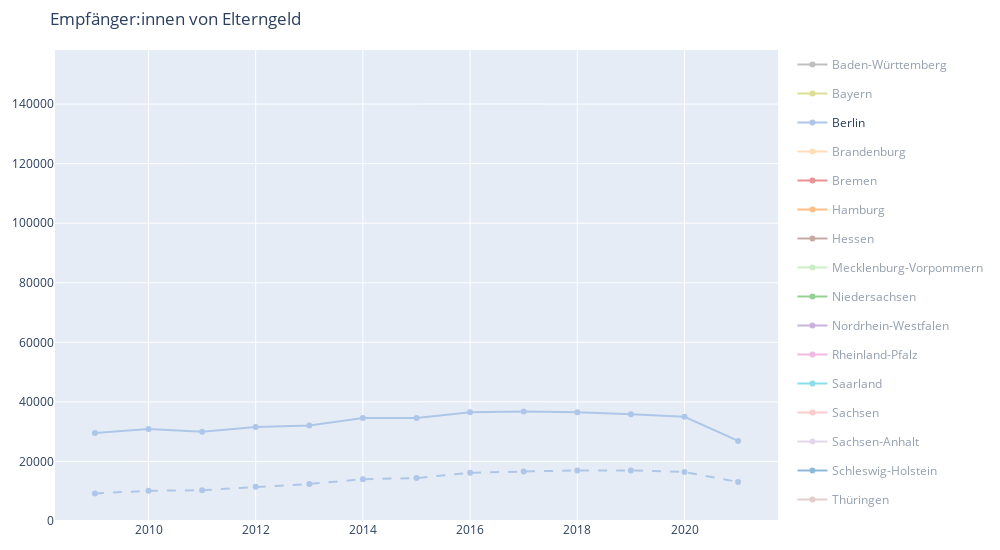

The code cell stored with this chart in its notebook:
### Markdown cell above
## Empfangende von Elterngeld

### Code cell
eg = pd.read_parquet(destatis_sources["eg_empf"]["processed_file"])

eg = eg.loc[eg.art.eq("Insgesamt")]
eg = eg.loc[eg.fm.ne("Insgesamt")]

eg = eg.groupby(["jahr", "land", "fm", "art"]).sum().drop("quartal", axis=1).reset_index()

eg["grp_display"] = eg.apply(
    lambda row: f"{'Mütter' if row.fm=='weiblich' else 'Väter'} in {row.land}",
    axis=1
)

eg = eg.sort_values(by=["jahr", "land", "fm"], ascending=[True, True, False]).reset_index(drop=True)
land_clr = {
    'Schleswig-Holstein': '#1f77b4',
    'Hamburg': '#ff7f0e',
    'Niedersachsen': '#2ca02c',
    'Bremen': '#d62728',
    'Nordrhein-Westfalen': '#9467bd',
    'Hessen': '#8c564b',
    'Rheinland-Pfalz': '#e377c2',
    'Baden-Württemberg': '#7f7f7f',
    'Bayern': '#bcbd22',
    'Saarland': '#17becf',
    'Berlin': '#aec7e8',
    'Brandenburg': '#ffbb78',
    'Mecklenburg-Vorpommern': '#98df8a',
    'Sachsen': '#ff9896',
    'Sachsen-Anhalt': '#c5b0d5',
    'Thüringen': '#c49c94',
}

fm_line = {
    "weiblich": "solid",
    "männlich": "dash",
}

fig = go.Figure()

for var, grp in eg.groupby(["land", "fm"]):
    fig.add_trace(
        go.Scatter(
            x=grp.jahr,
            y=grp.pers,
            mode="markers+lines",
            line=dict(
                dash=fm_line[var[1]],
                color=land_clr[var[0]]
            ),
            name=var[0],
            showlegend=var[1]=="weiblich",
            legendgroup=var[0],
            visible=True if var[0] == "Berlin" else "legendonly",
            customdata=grp.grp_display.values,
            hovertemplate="%{customdata}: %{y:f}<extra></extra>"
        )
    )

fig.update_layout(
    hovermode="x unified",
    width=1000,
    height=550,
    margin=dict(t=50, r=20, b=20, l=20),
    yaxis=dict(
        range=[0, eg.pers.max()],
        tickformat=".0f"
    ),
    title="Empfänger:innen von Elterngeld"
)

fig.show()

### Figure 1 — Plotly figure (JSON) as saved in the notebook; plotly's stock layout.template omitted (floating-point values rounded to 4 significant figures)
{"data": [{"customdata": ["Väter in Baden-Württemberg", "Väter in Baden-Württemberg", "Väter in Baden-Württemberg", "Väter in Baden-Württemberg", "Väter in Baden-Württemberg", "Väter in Baden-Württemberg", "Väter in Baden-Württemberg", "Väter in Baden-Württemberg", "Väter in Baden-Württemberg", "Väter in Baden-Württemberg", "Väter in Baden-Württemberg", "Väter in Baden-Württemberg", "Väter in Baden-Württemberg"], "hovertemplate": "%{customdata}: %{y:f}<extra></extra>", "legendgroup": "Baden-Württemberg", "line": {"color": "#7f7f7f", "dash": "dash"}, "mode": "markers+lines", "name": "Baden-Württemberg", "showlegend": false, "type": "scatter", "visible": "legendonly", "x": [2009, 2010, 2011, 2012, 2013, 2014, 2015, 2016, 2017, 2018, 2019, 2020, 2021], "y": [21064, 23716, 25872, 28861, 33269, 37034, 39061, 42398, 44699, 46890, 48199, 49058, 41281]}, {"customdata": ["Mütter in Baden-Württemberg", "Mütter in Baden-Württemberg", "Mütter in Baden-Württemberg", "Mütter in Baden-Württemberg", "Mütter in Baden-Württemberg", "Mütter in Baden-Württemberg", "Mütter in Baden-Württemberg", "Mütter in Baden-Württemberg", "Mütter in Baden-Württemberg", "Mütter in Baden-Württemberg", "Mütter in Baden-Württemberg", "Mütter in Baden-Württemberg", "Mütter in Baden-Württemberg"], "hovertemplate": "%{customdata}: %{y:f}<extra></extra>", "legendgroup": "Baden-Württemberg", "line": {"color": "#7f7f7f", "dash": "solid"}, "mode": "markers+lines", "name": "Baden-Württemberg", "showlegend": true, "type": "scatter", "visible": "legendonly", "x": [2009, 2010, 2011, 2012, 2013, 2014, 2015, 2016, 2017, 2018, 2019, 2020, 2021], "y": [85681, 86849, 84848, 86356, 90071, 94097, 95487, 100284, 102025, 103211, 103164, 103521, 82266]}, {"customdata": ["Väter in Bayern", "Väter in Bayern", "Väter in Bayern", "Väter in Bayern", "Väter in Bayern", "Väter in Bayern", "Väter in Bayern", "Väter in Bayern", "Väter in Bayern", "Väter in Bayern", "Väter in Bayern", "Väter in Bayern", "Väter in Bayern"], "hovertemplate": "%{customdata}: %{y:f}<extra></extra>", "legendgroup": "Bayern", "line": {"color": "#bcbd22", "dash": "dash"}, "mode": "markers+lines", "name": "Bayern", "showlegend": false, "type": "scatter", "visible": "legendonly", "x": [2009, 2010, 2011, 2012, 2013, 2014, 2015, 2016, 2017, 2018, 2019, 2020, 2021], "y": [30640, 33750, 36206, 39814, 43649, 47567, 50282, 54694, 56962, 59385, 61573, 62597, 52001]}, {"customdata": ["Mütter in Bayern", "Mütter in Bayern", "Mütter in Bayern", "Mütter in Bayern", "Mütter in Bayern", "Mütter in Bayern", "Mütter in Bayern", "Mütter in Bayern", "Mütter in Bayern", "Mütter in Bayern", "Mütter in Bayern", "Mütter in Bayern", "Mütter in Bayern"], "hovertemplate": "%{customdata}: %{y:f}<extra></extra>", "legendgroup": "Bayern", "line": {"color": "#bcbd22", "dash": "solid"}, "mode": "markers+lines", "name": "Bayern", "showlegend": true, "type": "scatter", "visible": "legendonly", "x": [2009, 2010, 2011, 2012, 2013, 2014, 2015, 2016, 2017, 2018, 2019, 2020, 2021], "y": [99090, 100798, 99176, 103188, 107152, 111045, 112184, 117617, 119356, 120357, 121403, 122668, 96752]}, {"customdata": ["Väter in Berlin", "Väter in Berlin", "Väter in Berlin", "Väter in Berlin", "Väter in Berlin", "Väter in Berlin", "Väter in Berlin", "Väter in Berlin", "Väter in Berlin", "Väter in Berlin", "Väter in Berlin", "Väter in Berlin", "Väter in Berlin"], "hovertemplate": "%{customdata}: %{y:f}<extra></extra>", "legendgroup": "Berlin", "line": {"color": "#aec7e8", "dash": "dash"}, "mode": "markers+lines", "name": "Berlin", "showlegend": false, "type": "scatter", "visible": true, "x": [2009, 2010, 2011, 2012, 2013, 2014, 2015, 2016, 2017, 2018, 2019, 2020, 2021], "y": [9257, 10147, 10343, 11478, 12427, 14041, 14412, 16210, 16657, 16990, 16968, 16451, 13115]}, {"customdata": ["Mütter in Berlin", "Mütter in Berlin", "Mütter in Berlin", "Mütter in Berlin", "Mütter in Berlin", "Mütter in Berlin", "Mütter in Berlin", "Mütter in Berlin", "Mütter in Berlin", "Mütter in Berlin", "Mütter in Berlin", "Mütter in Berlin", "Mütter in Berlin"], "hovertemplate": "%{customdata}: %{y:f}<extra></extra>", "legendgroup": "Berlin", "line": {"color": "#aec7e8", "dash": "solid"}, "mode": "markers+lines", "name": "Berlin", "showlegend": true, "type": "scatter", "visible": true, "x": [2009, 2010, 2011, 2012, 2013, 2014, 2015, 2016, 2017, 2018, 2019, 2020, 2021], "y": [29542, 30860, 29996, 31603, 32065, 34593, 34581, 36531, 36759, 36491, 35844, 34979, 26895]}, {"customdata": ["Väter in Brandenburg", "Väter in Brandenburg", "Väter in Brandenburg", "Väter in Brandenburg", "Väter in Brandenburg", "Väter in Brandenburg", "Väter in Brandenburg", "Väter in Brandenburg", "Väter in Brandenburg", "Väter in Brandenburg", "Väter in Brandenburg", "Väter in Brandenburg", "Väter in Brandenburg"], "hovertemplate": "%{customdata}: %{y:f}<extra></extra>", "legendgroup": "Brandenburg", "line": {"color": "#ffbb78", "dash": "dash"}, "mode": "markers+lines", "name": "Brandenburg", "showlegend": false, "type": "scatter", "visible": "legendonly", "x": [2009, 2010, 2011, 2012, 2013, 2014, 2015, 2016, 2017, 2018, 2019, 2020, 2021], "y": [4840, 5127, 5284, 5751, 6298, 6940, 7317, 8330, 8693, 8959, 8908, 8695, 6922]}, {"customdata": ["Mütter in Brandenburg", "Mütter in Brandenburg", "Mütter in Brandenburg", "Mütter in Brandenburg", "Mütter in Brandenburg", "Mütter in Brandenburg", "Mütter in Brandenburg", "Mütter in Brandenburg", "Mütter in Brandenburg", "Mütter in Brandenburg", "Mütter in Brandenburg", "Mütter in Brandenburg", "Mütter in Brandenburg"], "hovertemplate": "%{customdata}: %{y:f}<extra></extra>", "legendgroup": "Brandenburg", "line": {"color": "#ffbb78", "dash": "solid"}, "mode": "markers+lines", "name": "Brandenburg", "showlegend": true, "type": "scatter", "visible": "legendonly", "x": [2009, 2010, 2011, 2012, 2013, 2014, 2015, 2016, 2017, 2018, 2019, 2020, 2021], "y": [17643, 18057, 17350, 17571, 17821, 18509, 18211, 19549, 19299, 19451, 18415, 18094, 13794]}, {"customdata": ["Väter in Bremen", "Väter in Bremen", "Väter in Bremen", "Väter in Bremen", "Väter in Bremen", "Väter in Bremen", "Väter in Bremen", "Väter in Bremen", "Väter in Bremen", "Väter in Bremen", "Väter in Bremen", "Väter in Bremen", "Väter in Bremen"], "hovertemplate": "%{customdata}: %{y:f}<extra></extra>", "legendgroup": "Bremen", "line": {"color": "#d62728", "dash": "dash"}, "mode": "markers+lines", "name": "Bremen", "showlegend": false, "type": "scatter", "visible": "legendonly", "x": [2009, 2010, 2011, 2012, 2013, 2014, 2015, 2016, 2017, 2018, 2019, 2020, 2021], "y": [976, 1020, 1102, 1218, 1415, 1619, 1760, 2005, 2197, 2343, 2436, 2193, 1865]}, {"customdata": ["Mütter in Bremen", "Mütter in Bremen", "Mütter in Bremen", "Mütter in Bremen", "Mütter in Bremen", "Mütter in Bremen", "Mütter in Bremen", "Mütter in Bremen", "Mütter in Bremen", "Mütter in Bremen", "Mütter in Bremen", "Mütter in Bremen", "Mütter in Bremen"], "hovertemplate": "%{customdata}: %{y:f}<extra></extra>", "legendgroup": "Bremen", "line": {"color": "#d62728", "dash": "solid"}, "mode": "markers+lines", "name": "Bremen", "showlegend": true, "type": "scatter", "visible": "legendonly", "x": [2009, 2010, 2011, 2012, 2013, 2014, 2015, 2016, 2017, 2018, 2019, 2020, 2021], "y": [5076, 5079, 4892, 5154, 5317, 5777, 6090, 6212, 6356, 6488, 6463, 6264, 4838]}, {"customdata": ["Väter in Hamburg", "Väter in Hamburg", "Väter in Hamburg", "Väter in Hamburg", "Väter in Hamburg", "Väter in Hamburg", "Väter in Hamburg", "Väter in Hamburg", "Väter in Hamburg", "Väter in Hamburg", "Väter in Hamburg", "Väter in Hamburg", "Väter in Hamburg"], "hovertemplate": "%{customdata}: %{y:f}<extra></extra>", "legendgroup": "Hamburg", "line": {"color": "#ff7f0e", "dash": "dash"}, "mode": "markers+lines", "name": "Hamburg", "showlegend": false, "type": "scatter", "visible": "legendonly", "x": [2009, 2010, 2011, 2012, 2013, 2014, 2015, 2016, 2017, 2018, 2019, 2020, 2021], "y": [4379, 4688, 4991, 5627, 6348, 7088, 7446, 8129, 8444, 8803, 8912, 8491, 7014]}, {"customdata": ["Mütter in Hamburg", "Mütter in Hamburg", "Mütter in Hamburg", "Mütter in Hamburg", "Mütter in Hamburg", "Mütter in Hamburg", "Mütter in Hamburg", "Mütter in Hamburg", "Mütter in Hamburg", "Mütter in Hamburg", "Mütter in Hamburg", "Mütter in Hamburg", "Mütter in Hamburg"], "hovertemplate": "%{customdata}: %{y:f}<extra></extra>", "legendgroup": "Hamburg", "line": {"color": "#ff7f0e", "dash": "solid"}, "mode": "markers+lines", "name": "Hamburg", "showlegend": true, "type": "scatter", "visible": "legendonly", "x": [2009, 2010, 2011, 2012, 2013, 2014, 2015, 2016, 2017, 2018, 2019, 2020, 2021], "y": [15768, 16222, 15838, 16386, 17142, 18124, 18174, 19528, 19530, 19358, 19156, 18615, 14720]}, {"customdata": ["Väter in Hessen", "Väter in Hessen", "Väter in Hessen", "Väter in Hessen", "Väter in Hessen", "Väter in Hessen", "Väter in Hessen", "Väter in Hessen", "Väter in Hessen", "Väter in Hessen", "Väter in Hessen", "Väter in Hessen", "Väter in Hessen"], "hovertemplate": "%{customdata}: %{y:f}<extra></extra>", "legendgroup": "Hessen", "line": {"color": "#8c564b", "dash": "dash"}, "mode": "markers+lines", "name": "Hessen", "showlegend": false, "type": "scatter", "visible": "legendonly", "x": [2009, 2010, 2011, 2012, 2013, 2014, 2015, 2016, 2017, 2018, 2019, 2020, 2021], "y": [11274, 12494, 13185, 14407, 15637, 17735, 18260, 20111, 21192, 21921, 21910, 21868, 18186]}, {"customdata": ["Mütter in Hessen", "Mütter in Hessen", "Mütter in Hessen", "Mütter in Hessen", "Mütter in Hessen", "Mütter in Hessen", "Mütter in Hessen", "Mütter in Hessen", "Mütter in Hessen", "Mütter in Hessen", "Mütter in Hessen", "Mütter in Hessen", "Mütter in Hessen"], "hovertemplate": "%{customdata}: %{y:f}<extra></extra>", "legendgroup": "Hessen", "line": {"color": "#8c564b", "dash": "solid"}, "mode": "markers+lines", "name": "Hessen", "showlegend": true, "type": "scatter", "visible": "legendonly", "x": [2009, 2010, 2011, 2012, 2013, 2014, 2015, 2016, 2017, 2018, 2019, 2020, 2021], "y": [48203, 49198, 48397, 48693, 50097, 52252, 52663, 55179, 55674, 56077, 55287, 54732, 43031]}, {"customdata": ["Väter in Mecklenburg-Vorpommern", "Väter in Mecklenburg-Vorpommern", "Väter in Mecklenburg-Vorpommern", "Väter in Mecklenburg-Vorpommern", "Väter in Mecklenburg-Vorpommern", "Väter in Mecklenburg-Vorpommern", "Väter in Mecklenburg-Vorpommern", "Väter in Mecklenburg-Vorpommern", "Väter in Mecklenburg-Vorpommern", "Väter in Mecklenburg-Vorpommern", "Väter in Mecklenburg-Vorpommern", "Väter in Mecklenburg-Vorpommern", "Väter in Mecklenburg-Vorpommern"], "hovertemplate": "%{customdata}: %{y:f}<extra></extra>", "legendgroup": "Mecklenburg-Vorpommern", "line": {"color": "#98df8a", "dash": "dash"}, "mode": "markers+lines", "name": "Mecklenburg-Vorpommern", "showlegend": false, "type": "scatter", "visible": "legendonly", "x": [2009, 2010, 2011, 2012, 2013, 2014, 2015, 2016, 2017, 2018, 2019, 2020, 2021], "y": [2913, 3049, 2734, 3091, 3258, 3532, 3920, 4453, 4540, 4747, 4770, 4699, 3770]}, {"customdata": ["Mütter in Mecklenburg-Vorpommern", "Mütter in Mecklenburg-Vorpommern", "Mütter in Mecklenburg-Vorpommern", "Mütter in Mecklenburg-Vorpommern", "Mütter in Mecklenburg-Vorpommern", "Mütter in Mecklenburg-Vorpommern", "Mütter in Mecklenburg-Vorpommern", "Mütter in Mecklenburg-Vorpommern", "Mütter in Mecklenburg-Vorpommern", "Mütter in Mecklenburg-Vorpommern", "Mütter in Mecklenburg-Vorpommern", "Mütter in Mecklenburg-Vorpommern", "Mütter in Mecklenburg-Vorpommern"], "hovertemplate": "%{customdata}: %{y:f}<extra></extra>", "legendgroup": "Mecklenburg-Vorpommern", "line": {"color": "#98df8a", "dash": "solid"}, "mode": "markers+lines", "name": "Mecklenburg-Vorpommern", "showlegend": true, "type": "scatter", "visible": "legendonly", "x": [2009, 2010, 2011, 2012, 2013, 2014, 2015, 2016, 2017, 2018, 2019, 2020, 2021], "y": [12409, 12682, 12007, 12128, 12182, 12357, 12418, 12490, 12341, 12302, 11991, 11374, 8539]}, {"customdata": ["Väter in Niedersachsen", "Väter in Niedersachsen", "Väter in Niedersachsen", "Väter in Niedersachsen", "Väter in Niedersachsen", "Väter in Niedersachsen", "Väter in Niedersachsen", "Väter in Niedersachsen", "Väter in Niedersachsen", "Väter in Niedersachsen", "Väter in Niedersachsen", "Väter in Niedersachsen", "Väter in Niedersachsen"], "hovertemplate": "%{customdata}: %{y:f}<extra></extra>", "legendgroup": "Niedersachsen", "line": {"color": "#2ca02c", "dash": "dash"}, "mode": "markers+lines", "name": "Niedersachsen", "showlegend": false, "type": "scatter", "visible": "legendonly", "x": [2009, 2010, 2011, 2012, 2013, 2014, 2015, 2016, 2017, 2018, 2019, 2020, 2021], "y": [12851, 13971, 14678, 15979, 18159, 21202, 22419, 25558, 26809, 28685, 30043, 30220, 25428]}, {"customdata": ["Mütter in Niedersachsen", "Mütter in Niedersachsen", "Mütter in Niedersachsen", "Mütter in Niedersachsen", "Mütter in Niedersachsen", "Mütter in Niedersachsen", "Mütter in Niedersachsen", "Mütter in Niedersachsen", "Mütter in Niedersachsen", "Mütter in Niedersachsen", "Mütter in Niedersachsen", "Mütter in Niedersachsen", "Mütter in Niedersachsen"], "hovertemplate": "%{customdata}: %{y:f}<extra></extra>", "legendgroup": "Niedersachsen", "line": {"color": "#2ca02c", "dash": "solid"}, "mode": "markers+lines", "name": "Niedersachsen", "showlegend": true, "type": "scatter", "visible": "legendonly", "x": [2009, 2010, 2011, 2012, 2013, 2014, 2015, 2016, 2017, 2018, 2019, 2020, 2021], "y": [58916, 59928, 57532, 58713, 60835, 64480, 63839, 68570, 68823, 69680, 69441, 69938, 54822]}, {"customdata": ["Väter in Nordrhein-Westfalen", "Väter in Nordrhein-Westfalen", "Väter in Nordrhein-Westfalen", "Väter in Nordrhein-Westfalen", "Väter in Nordrhein-Westfalen", "Väter in Nordrhein-Westfalen", "Väter in Nordrhein-Westfalen", "Väter in Nordrhein-Westfalen", "Väter in Nordrhein-Westfalen", "Väter in Nordrhein-Westfalen", "Väter in Nordrhein-Westfalen", "Väter in Nordrhein-Westfalen", "Väter in Nordrhein-Westfalen"], "hovertemplate": "%{customdata}: %{y:f}<extra></extra>", "legendgroup": "Nordrhein-Westfalen", "line": {"color": "#9467bd", "dash": "dash"}, "mode": "markers+lines", "name": "Nordrhein-Westfalen", "showlegend": false, "type": "scatter", "visible": "legendonly", "x": [2009, 2010, 2011, 2012, 2013, 2014, 2015, 2016, 2017, 2018, 2019, 2020, 2021], "y": [25646, 27580, 28214, 30397, 36500, 41515, 44184, 50486, 53872, 57523, 58819, 59733, 50038]}, {"customdata": ["Mütter in Nordrhein-Westfalen", "Mütter in Nordrhein-Westfalen", "Mütter in Nordrhein-Westfalen", "Mütter in Nordrhein-Westfalen", "Mütter in Nordrhein-Westfalen", "Mütter in Nordrhein-Westfalen", "Mütter in Nordrhein-Westfalen", "Mütter in Nordrhein-Westfalen", "Mütter in Nordrhein-Westfalen", "Mütter in Nordrhein-Westfalen", "Mütter in Nordrhein-Westfalen", "Mütter in Nordrhein-Westfalen", "Mütter in Nordrhein-Westfalen"], "hovertemplate": "%{customdata}: %{y:f}<extra></extra>", "legendgroup": "Nordrhein-Westfalen", "line": {"color": "#9467bd", "dash": "solid"}, "mode": "markers+lines", "name": "Nordrhein-Westfalen", "showlegend": true, "type": "scatter", "visible": "legendonly", "x": [2009, 2010, 2011, 2012, 2013, 2014, 2015, 2016, 2017, 2018, 2019, 2020, 2021], "y": [136298, 138335, 132414, 135392, 139406, 147066, 147438, 155064, 156397, 158148, 156125, 156208, 122089]}, {"customdata": ["Väter in Rheinland-Pfalz", "Väter in Rheinland-Pfalz", "Väter in Rheinland-Pfalz", "Väter in Rheinland-Pfalz", "Väter in Rheinland-Pfalz", "Väter in Rheinland-Pfalz", "Väter in Rheinland-Pfalz", "Väter in Rheinland-Pfalz", "Väter in Rheinland-Pfalz", "Väter in Rheinland-Pfalz", "Väter in Rheinland-Pfalz", "Väter in Rheinland-Pfalz", "Väter in Rheinland-Pfalz"], "hovertemplate": "%{customdata}: %{y:f}<extra></extra>", "legendgroup": "Rheinland-Pfalz", "line": {"color": "#e377c2", "dash": "dash"}, "mode": "markers+lines", "name": "Rheinland-Pfalz", "showlegend": false, "type": "scatter", "visible": "legendonly", "x": [2009, 2010, 2011, 2012, 2013, 2014, 2015, 2016, 2017, 2018, 2019, 2020, 2021], "y": [5878, 6489, 6879, 7326, 8451, 9818, 10378, 11611, 12248, 12978, 13525, 13687, 11392]}, {"customdata": ["Mütter in Rheinland-Pfalz", "Mütter in Rheinland-Pfalz", "Mütter in Rheinland-Pfalz", "Mütter in Rheinland-Pfalz", "Mütter in Rheinland-Pfalz", "Mütter in Rheinland-Pfalz", "Mütter in Rheinland-Pfalz", "Mütter in Rheinland-Pfalz", "Mütter in Rheinland-Pfalz", "Mütter in Rheinland-Pfalz", "Mütter in Rheinland-Pfalz", "Mütter in Rheinland-Pfalz", "Mütter in Rheinland-Pfalz"], "hovertemplate": "%{customdata}: %{y:f}<extra></extra>", "legendgroup": "Rheinland-Pfalz", "line": {"color": "#e377c2", "dash": "solid"}, "mode": "markers+lines", "name": "Rheinland-Pfalz", "showlegend": true, "type": "scatter", "visible": "legendonly", "x": [2009, 2010, 2011, 2012, 2013, 2014, 2015, 2016, 2017, 2018, 2019, 2020, 2021], "y": [29009, 29791, 29011, 29055, 30553, 31893, 32390, 34387, 34717, 34889, 34192, 34679, 27292]}, {"customdata": ["Väter in Saarland", "Väter in Saarland", "Väter in Saarland", "Väter in Saarland", "Väter in Saarland", "Väter in Saarland", "Väter in Saarland", "Väter in Saarland", "Väter in Saarland", "Väter in Saarland", "Väter in Saarland", "Väter in Saarland", "Väter in Saarland"], "hovertemplate": "%{customdata}: %{y:f}<extra></extra>", "legendgroup": "Saarland", "line": {"color": "#17becf", "dash": "dash"}, "mode": "markers+lines", "name": "Saarland", "showlegend": false, "type": "scatter", "visible": "legendonly", "x": [2009, 2010, 2011, 2012, 2013, 2014, 2015, 2016, 2017, 2018, 2019, 2020, 2021], "y": [982, 1095, 1241, 1251, 1398, 1723, 1815, 2247, 2252, 2276, 2477, 2653, 2129]}, {"customdata": ["Mütter in Saarland", "Mütter in Saarland", "Mütter in Saarland", "Mütter in Saarland", "Mütter in Saarland", "Mütter in Saarland", "Mütter in Saarland", "Mütter in Saarland", "Mütter in Saarland", "Mütter in Saarland", "Mütter in Saarland", "Mütter in Saarland", "Mütter in Saarland"], "hovertemplate": "%{customdata}: %{y:f}<extra></extra>", "legendgroup": "Saarland", "line": {"color": "#17becf", "dash": "solid"}, "mode": "markers+lines", "name": "Saarland", "showlegend": true, "type": "scatter", "visible": "legendonly", "x": [2009, 2010, 2011, 2012, 2013, 2014, 2015, 2016, 2017, 2018, 2019, 2020, 2021], "y": [6612, 6578, 6597, 6536, 6589, 7082, 7138, 7734, 7822, 7713, 7626, 7697, 6032]}, {"customdata": ["Väter in Sachsen", "Väter in Sachsen", "Väter in Sachsen", "Väter in Sachsen", "Väter in Sachsen", "Väter in Sachsen", "Väter in Sachsen", "Väter in Sachsen", "Väter in Sachsen", "Väter in Sachsen", "Väter in Sachsen", "Väter in Sachsen", "Väter in Sachsen"], "hovertemplate": "%{customdata}: %{y:f}<extra></extra>", "legendgroup": "Sachsen", "line": {"color": "#ff9896", "dash": "dash"}, "mode": "markers+lines", "name": "Sachsen", "showlegend": false, "type": "scatter", "visible": "legendonly", "x": [2009, 2010, 2011, 2012, 2013, 2014, 2015, 2016, 2017, 2018, 2019, 2020, 2021], "y": [10237, 11162, 11936, 12976, 14168, 15861, 16614, 17691, 18427, 18396, 18145, 17485, 13421]}, {"customdata": ["Mütter in Sachsen", "Mütter in Sachsen", "Mütter in Sachsen", "Mütter in Sachsen", "Mütter in Sachsen", "Mütter in Sachsen", "Mütter in Sachsen", "Mütter in Sachsen", "Mütter in Sachsen", "Mütter in Sachsen", "Mütter in Sachsen", "Mütter in Sachsen", "Mütter in Sachsen"], "hovertemplate": "%{customdata}: %{y:f}<extra></extra>", "legendgroup": "Sachsen", "line": {"color": "#ff9896", "dash": "solid"}, "mode": "markers+lines", "name": "Sachsen", "showlegend": true, "type": "scatter", "visible": "legendonly", "x": [2009, 2010, 2011, 2012, 2013, 2014, 2015, 2016, 2017, 2018, 2019, 2020, 2021], "y": [32875, 33862, 32990, 33480, 33951, 35088, 34781, 35659, 35190, 34137, 32855, 31825, 23674]}, {"customdata": ["Väter in Sachsen-Anhalt", "Väter in Sachsen-Anhalt", "Väter in Sachsen-Anhalt", "Väter in Sachsen-Anhalt", "Väter in Sachsen-Anhalt", "Väter in Sachsen-Anhalt", "Väter in Sachsen-Anhalt", "Väter in Sachsen-Anhalt", "Väter in Sachsen-Anhalt", "Väter in Sachsen-Anhalt", "Väter in Sachsen-Anhalt", "Väter in Sachsen-Anhalt", "Väter in Sachsen-Anhalt"], "hovertemplate": "%{customdata}: %{y:f}<extra></extra>", "legendgroup": "Sachsen-Anhalt", "line": {"color": "#c5b0d5", "dash": "dash"}, "mode": "markers+lines", "name": "Sachsen-Anhalt", "showlegend": false, "type": "scatter", "visible": "legendonly", "x": [2009, 2010, 2011, 2012, 2013, 2014, 2015, 2016, 2017, 2018, 2019, 2020, 2021], "y": [3170, 3278, 3536, 3721, 4250, 4723, 5237, 5969, 6264, 6396, 6295, 6186, 4935]}, {"customdata": ["Mütter in Sachsen-Anhalt", "Mütter in Sachsen-Anhalt", "Mütter in Sachsen-Anhalt", "Mütter in Sachsen-Anhalt", "Mütter in Sachsen-Anhalt", "Mütter in Sachsen-Anhalt", "Mütter in Sachsen-Anhalt", "Mütter in Sachsen-Anhalt", "Mütter in Sachsen-Anhalt", "Mütter in Sachsen-Anhalt", "Mütter in Sachsen-Anhalt", "Mütter in Sachsen-Anhalt", "Mütter in Sachsen-Anhalt"], "hovertemplate": "%{customdata}: %{y:f}<extra></extra>", "legendgroup": "Sachsen-Anhalt", "line": {"color": "#c5b0d5", "dash": "solid"}, "mode": "markers+lines", "name": "Sachsen-Anhalt", "showlegend": true, "type": "scatter", "visible": "legendonly", "x": [2009, 2010, 2011, 2012, 2013, 2014, 2015, 2016, 2017, 2018, 2019, 2020, 2021], "y": [15998, 15945, 15651, 15779, 16200, 16502, 16318, 16660, 16626, 16148, 15521, 15053, 11458]}, {"customdata": ["Väter in Schleswig-Holstein", "Väter in Schleswig-Holstein", "Väter in Schleswig-Holstein", "Väter in Schleswig-Holstein", "Väter in Schleswig-Holstein", "Väter in Schleswig-Holstein", "Väter in Schleswig-Holstein", "Väter in Schleswig-Holstein", "Väter in Schleswig-Holstein", "Väter in Schleswig-Holstein", "Väter in Schleswig-Holstein", "Väter in Schleswig-Holstein", "Väter in Schleswig-Holstein"], "hovertemplate": "%{customdata}: %{y:f}<extra></extra>", "legendgroup": "Schleswig-Holstein", "line": {"color": "#1f77b4", "dash": "dash"}, "mode": "markers+lines", "name": "Schleswig-Holstein", "showlegend": false, "type": "scatter", "visible": "legendonly", "x": [2009, 2010, 2011, 2012, 2013, 2014, 2015, 2016, 2017, 2018, 2019, 2020, 2021], "y": [4165, 4741, 4864, 5203, 5780, 6675, 6852, 7825, 8138, 8632, 8736, 8703, 7468]}, {"customdata": ["Mütter in Schleswig-Holstein", "Mütter in Schleswig-Holstein", "Mütter in Schleswig-Holstein", "Mütter in Schleswig-Holstein", "Mütter in Schleswig-Holstein", "Mütter in Schleswig-Holstein", "Mütter in Schleswig-Holstein", "Mütter in Schleswig-Holstein", "Mütter in Schleswig-Holstein", "Mütter in Schleswig-Holstein", "Mütter in Schleswig-Holstein", "Mütter in Schleswig-Holstein", "Mütter in Schleswig-Holstein"], "hovertemplate": "%{customdata}: %{y:f}<extra></extra>", "legendgroup": "Schleswig-Holstein", "line": {"color": "#1f77b4", "dash": "solid"}, "mode": "markers+lines", "name": "Schleswig-Holstein", "showlegend": true, "type": "scatter", "visible": "legendonly", "x": [2009, 2010, 2011, 2012, 2013, 2014, 2015, 2016, 2017, 2018, 2019, 2020, 2021], "y": [20885, 21385, 20034, 20855, 20963, 22020, 21878, 22780, 22931, 23055, 22558, 22572, 17938]}, {"customdata": ["Väter in Thüringen", "Väter in Thüringen", "Väter in Thüringen", "Väter in Thüringen", "Väter in Thüringen", "Väter in Thüringen", "Väter in Thüringen", "Väter in Thüringen", "Väter in Thüringen", "Väter in Thüringen", "Väter in Thüringen", "Väter in Thüringen", "Väter in Thüringen"], "hovertemplate": "%{customdata}: %{y:f}<extra></extra>", "legendgroup": "Thüringen", "line": {"color": "#c49c94", "dash": "dash"}, "mode": "markers+lines", "name": "Thüringen", "showlegend": false, "type": "scatter", "visible": "legendonly", "x": [2009, 2010, 2011, 2012, 2013, 2014, 2015, 2016, 2017, 2018, 2019, 2020, 2021], "y": [4650, 4975, 5324, 5829, 6395, 7219, 7471, 7972, 8244, 8210, 7969, 7626, 5965]}, {"customdata": ["Mütter in Thüringen", "Mütter in Thüringen", "Mütter in Thüringen", "Mütter in Thüringen", "Mütter in Thüringen", "Mütter in Thüringen", "Mütter in Thüringen", "Mütter in Thüringen", "Mütter in Thüringen", "Mütter in Thüringen", "Mütter in Thüringen", "Mütter in Thüringen", "Mütter in Thüringen"], "hovertemplate": "%{customdata}: %{y:f}<extra></extra>", "legendgroup": "Thüringen", "line": {"color": "#c49c94", "dash": "solid"}, "mode": "markers+lines", "name": "Thüringen", "showlegend": true, "type": "scatter", "visible": "legendonly", "x": [2009, 2010, 2011, 2012, 2013, 2014, 2015, 2016, 2017, 2018, 2019, 2020, 2021], "y": [16269, 16893, 16466, 16778, 17115, 17449, 17068, 17441, 17153, 16611, 15797, 15267, 11432]}], "layout": {"height": 550, "hovermode": "x unified", "margin": {"b": 20, "l": 20, "r": 20, "t": 50}, "title": {"text": "Empfänger:innen von Elterngeld"}, "width": 1000, "yaxis": {"range": [0, 158148], "tickformat": ".0f"}}}
